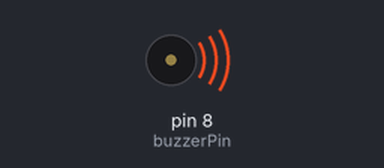
This sketch was run on a simulated Arduino Uno, built with avr-gcc and run on an emulated ATmega328P. Parts: buzzer (waves = sounding, pin HIGH). What the sketch prints to the serial monitor is not drawn.

Above: at 0.5 s.
Timing chart, 0 to 4.6 s (numbered marks = the images above):
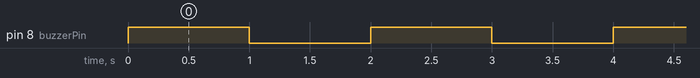

The sketch:

HW-512-BUZZER_MODULE.ino
```cpp
int buzzerPin = 8;  // Define the pin where the buzzer module is connected

void setup() {
  Serial.begin(9600);
  pinMode(buzzerPin, OUTPUT);  // Set the buzzer pin as an OUTPUT
}

void loop() {
  // Turn on the buzzer for 1 second
  digitalWrite(buzzerPin, HIGH);
  Serial.print("Buzzing\n");
  delay(1000);

  // Turn off the buzzer for 1 second
  digitalWrite(buzzerPin, LOW);
  Serial.print("Off\n");
  delay(1000);
}
```

Measured:
- by itself, pin 8 (buzzerPin): alternates HIGH for 1.0 s and LOW for 1.0 s
